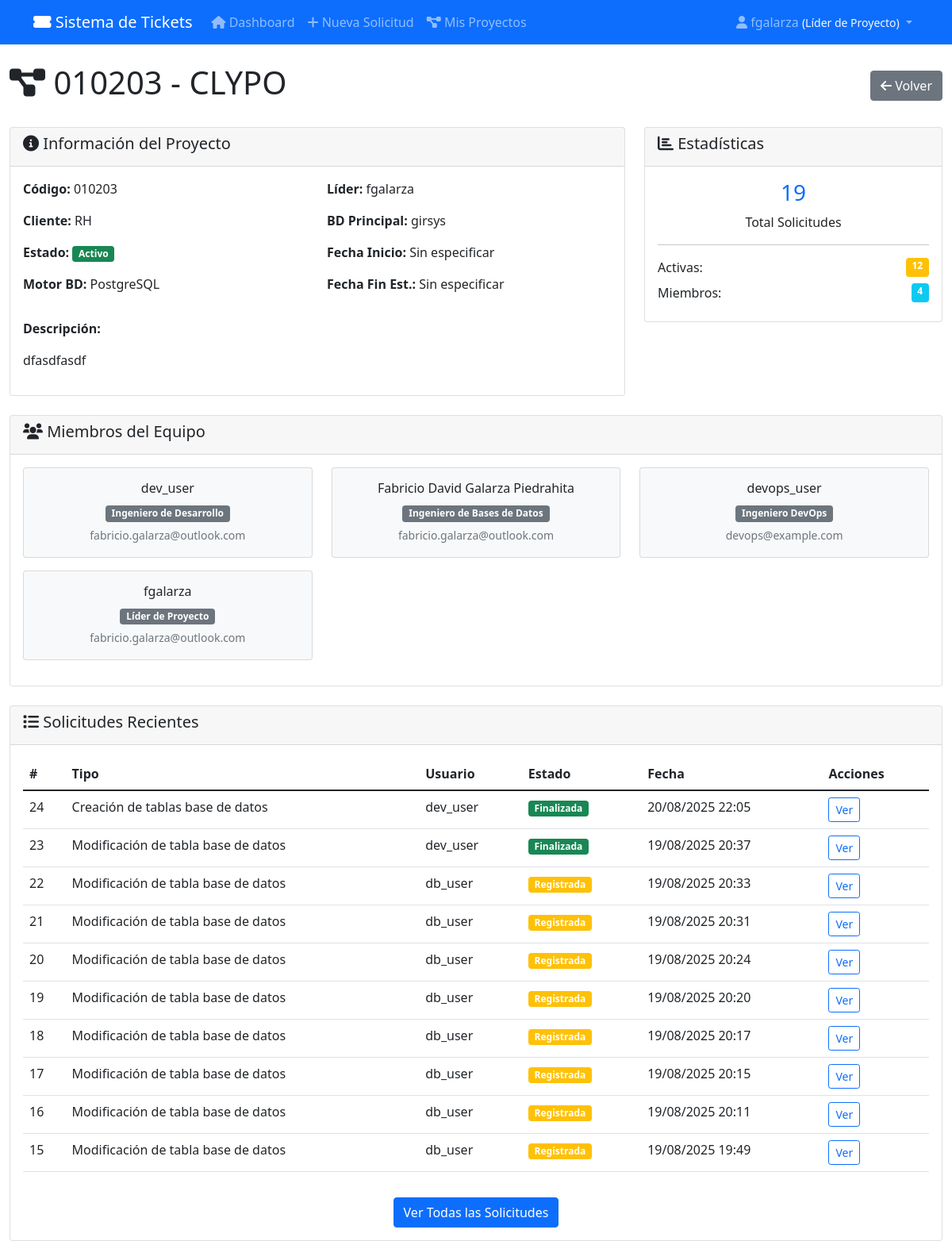
/proyectos/2/ (signed in), run on an earlier commit of the app's database.
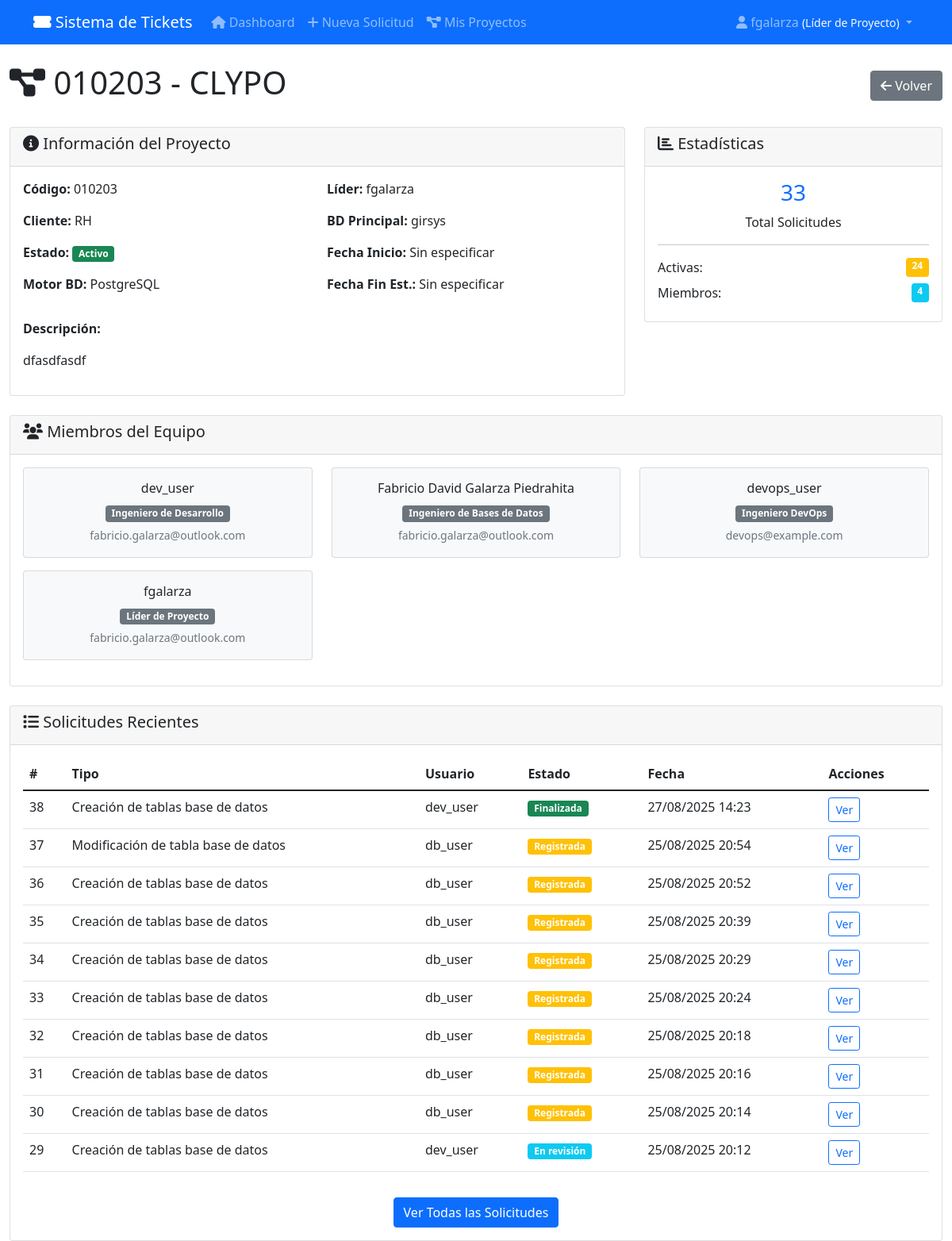
And on a later commit of the database.
### tickets/models.py (models this page shows, shortened)
class UserProfile(models.Model):
    ROLES = [
        ('dev', 'Ingeniero de Desarrollo'),
        ('db', 'Ingeniero de Bases de Datos'),
        ('devops', 'Ingeniero DevOps'),
        ('admin', 'Administrador'),
        ('lider', 'Líder de Proyecto'),
    ]
    user = models.OneToOneField(User, on_delete=models.CASCADE, related_name='profile')
    role = models.CharField(max_length=10, choices=ROLES, default='dev')
    proyectos_asignados = models.ManyToManyField(Proyecto, blank=True,
                                               related_name='miembros_equipo',
                                               verbose_name="Proyectos Asignados")
    departamento = models.CharField(max_length=100, blank=True, verbose_name="Departamento")
    telefono = models.CharField(max_length=20, blank=True, verbose_name="Teléfono")
    activo = models.BooleanField(default=True, verbose_name="Activo")
    fecha_creacion = models.DateTimeField(auto_now_add=True)
    def puede_gestionar_proyecto(self, proyecto):
        if self.role == 'admin':
            return True
        if self.role == 'lider' and proyecto.lider_proyecto == self.user:
            return True
        return proyecto in self.proyectos_asignados.all()

class Solicitud(models.Model):
    TIPOS_SOLICITUD = [
        ('crear_tabla', 'Creación de tablas base de datos'),
        ('modificar_tabla', 'Modificación de tabla base de datos'),
        ('compilar_objetos', 'Compilación de objetos'),
        ('asignar_permisos', 'Asignación de permisos'),
        ('crear_usuarios', 'Creación de usuarios y roles'),
        ('pull_request', 'Solicitud pull request'),
        ('despliegue', 'Solicitud de despliegue'),
        ('crear_bd', 'Creación de bases de datos'),
        ('crear_esquemas', 'Creación de esquemas'),
        ('compilar_scripts_qa', 'Compilación de scripts de tickets en QA'),
        ('compilar_scripts_pu', 'Compilación de scripts de tickets en PU'),
    ]
    TIPOS_ARCHIVO = [
        ('excel', 'Excel'),
        ('zip', 'ZIP'),
        ('sql', 'SQL'),
    ]
    ESTADOS = [
        ('registrada', 'Registrada'),
        ('revision', 'En revisión'),
        ('aprobada', 'Aprobada'),
        ('rechazada', 'Rechazada'),
        ('finalizada', 'Finalizada'),
        ('cancelada', 'Cancelada'),
        ('pendiente_aprobacion_lider', 'Pendiente aprobación líder'),
    ]
    AMBIENTES = [
        ('desarrollo', 'Desarrollo'),
        ('qa', 'QA'),
        ('pu', 'Producción'),
        ('todos', 'Todos los ambientes'),
    ]
    TIPOS_BD = ['crear_tabla', 'modificar_tabla', 'asignar_permisos', 'crear_usuarios', 'crear_bd', 'crear_esquemas']
    TIPOS_DEVOPS = ['pull_request', 'despliegue']
    TIPOS_COMPILACION = ['compilar_objetos', 'compilar_scripts_qa', 'compilar_scripts_pu']
    proyecto = models.ForeignKey(Proyecto, on_delete=models.CASCADE,
                                related_name='solicitudes', verbose_name="Proyecto",  null=True, blank=True)
    tipo_solicitud = models.CharField(max_length=30, choices=TIPOS_SOLICITUD)
    tipo_archivo = models.CharField(max_length=10, choices=TIPOS_ARCHIVO, blank=True, null=True)
    archivo_adjunto = models.FileField(upload_to='solicitudes/', blank=True, null=True)
    estado = models.CharField(max_length=30, choices=ESTADOS, default='registrada')
    descripcion = models.TextField(blank=True, null=True)
    fecha_creacion = models.DateTimeField(auto_now_add=True)
    fecha_modificacion = models.DateTimeField(auto_now=True)
    usuario = models.ForeignKey(User, on_delete=models.CASCADE)
    base_datos_aplicacion = models.CharField(max_length=100, help_text="Base de datos o aplicación donde se aplicará")
    correo_notificacion = models.EmailField(help_text="Correo para notificaciones")
    ambientes_ejecucion = models.JSONField(default=list, blank=True, help_text="Ambientes donde ejecutar (para scripts)")
    lider_proyecto = models.ForeignKey(User, on_delete=models.SET_NULL, null=True, blank=True,
                                     related_name='solicitudes_lideradas',
                                     help_text="Líder que debe aprobar (para creación de usuarios)")
    url_commit = models.URLField(blank=True, null=True)
    nombre_branch = models.CharField(max_length=100, blank=True, null=True)
    entorno = models.CharField(max_length=50, blank=True, null=True)
    script_sql_generado = models.TextField(blank=True, null=True)
    estructura_validada = models.BooleanField(default=False, help_text="Si la estructura del archivo fue validada")
    usuario_creado = models.CharField(max_length=100, blank=True, null=True)
    password_generado = models.CharField(max_length=100, blank=True, null=True)
    class Meta:
        ordering = ['-fecha_creacion']

### tickets/views.py (the view)
# urls.py: path('proyectos/<int:pk>/', views.detalle_proyecto, name='detalle_proyecto'),
@login_required
def detalle_proyecto(request, pk):
    proyecto = get_object_or_404(Proyecto, pk=pk)
    user_profile = UserProfile.objects.get_or_create(user=request.user)[0]
    if not (user_profile.role == 'admin' or user_profile.puede_gestionar_proyecto(proyecto)):
        messages.error(request, 'No tienes permisos para ver este proyecto.')
        return redirect('dashboard')
    solicitudes = proyecto.solicitudes.all()
    stats = {
        'total_solicitudes': solicitudes.count(),
        'solicitudes_activas': proyecto.get_solicitudes_activas(),
        'solicitudes_por_estado': dict(solicitudes.values('estado').annotate(count=Count('estado')).values_list('estado', 'count')),
        'solicitudes_por_tipo': dict(solicitudes.values('tipo_solicitud').annotate(count=Count('tipo_solicitud')).values_list('tipo_solicitud', 'count')),
    }
    solicitudes_recientes = solicitudes.order_by('-fecha_creacion')[:10]
    miembros = User.objects.filter(profile__proyectos_asignados=proyecto)
    context = {
        'proyecto': proyecto,
        'stats': stats,
        'solicitudes_recientes': solicitudes_recientes,
        'miembros': miembros,
        'puede_editar': user_profile.role == 'admin',
        'user_profile': user_profile,
    }
    return render(request, 'tickets/detalle_proyecto.html', context)

### tickets/models.py (called while the page is built)
    def get_solicitudes_activas(self):
        return self.solicitudes.exclude(estado__in=['finalizada', 'cancelada']).count()

### templates/tickets/detalle_proyecto.html (shortened to what the changed rows need)
{% extends 'base.html' %}
{% block content %}
<div class="row">
    <div class="col-12">
        <div class="d-flex justify-content-between align-items-center mb-4">
            <h1><i class="fas fa-project-diagram"></i> {{ proyecto.codigo }} - {{ proyecto.nombre }}</h1>
        </div>
    </div>
</div>
<div class="row mb-4">
    <div class="col-md-4">
        <div class="card">
            <div class="card-body">
                <div class="text-center mb-3">
                    <h3 class="text-primary">{{ stats.total_solicitudes }}</h3>
                    <p class="mb-0">Total Solicitudes</p>
                </div>
                <div class="d-flex justify-content-between mb-2">
                    <span>Activas:</span>
                    <span class="badge bg-warning">{{ stats.solicitudes_activas }}</span>
                </div>
            </div>
        </div>
    </div>
</div>
<div class="row mb-4">
    <div class="col-12">
        <div class="card">
            <div class="card-body">
                {% if miembros %}
                    <div class="row">
                        {% for miembro in miembros %}
                        <div class="col-md-4 mb-3">
                            <div class="card bg-light">
                                <div class="card-body text-center">
                                    <h6>{{ miembro.get_full_name|default:miembro.username }}</h6>
                                    <p class="mb-1">
                                        <span class="badge bg-secondary">{{ miembro.profile.get_role_display }}</span>
                                    </p>
                                    <small class="text-muted">{{ miembro.email|default:"Sin email" }}</small>
                                </div>
                            </div>
                        </div>
                        {% endfor %}
                    </div>
                {% else %}
                    <p class="text-muted">No hay miembros asignados a este proyecto.</p>
                {% endif %}
            </div>
        </div>
    </div>
</div>
<div class="row">
    <div class="col-12">
        <div class="card">
            <div class="card-body">
                {% if solicitudes_recientes %}
                    <div class="table-responsive">
                        <table class="table table-hover">
                            <thead>
                                <tr>
                                    <th>#</th>
                                    <th>Tipo</th>
                                    <th>Usuario</th>
                                    <th>Estado</th>
                                    <th>Fecha</th>
                                    <th>Acciones</th>
                                </tr>
                            </thead>
                            <tbody>
                                {% for solicitud in solicitudes_recientes %}
                                <tr>
                                    <td>{{ solicitud.id }}</td>
                                    <td>{{ solicitud.get_tipo_solicitud_display }}</td>
                                    <td>{{ solicitud.usuario.username }}</td>
                                    <td>
                                        <span class="badge bg-{% if solicitud.estado == 'finalizada' %}success{% elif solicitud.estado == 'registrada' %}warning{% else %}info{% endif %}">
                                            {{ solicitud.get_estado_display }}
                                        </span>
                                    </td>
                                    <td>{{ solicitud.fecha_creacion|date:"d/m/Y H:i" }}</td>
                                    <td>
                                        <a href="{% url 'detalle_solicitud' solicitud.pk %}" class="btn btn-sm btn-outline-primary">
                                            Ver
                                        </a>
                                    </td>
                                </tr>
                                {% endfor %}
                            </tbody>
                        </table>
                    </div>
                {% else %}
                    <p class="text-muted">No hay solicitudes en este proyecto.</p>
                {% endif %}
            </div>
        </div>
    </div>
</div>
{% endblock %}

### templates/base.html (shortened to what this page needs)
<!DOCTYPE html>
<html lang="es">
<head>
    <link href="https://cdn.jsdelivr.net/npm/bootstrap@5.1.3/dist/css/bootstrap.min.css" rel="stylesheet">
    <link href="https://cdnjs.cloudflare.com/ajax/libs/font-awesome/6.0.0/css/all.min.css" rel="stylesheet">
</head>
<body>
    <nav class="navbar navbar-expand-lg navbar-dark bg-primary">
        <div class="container">
            <a class="navbar-brand" href="{% url 'dashboard' %}">
                <i class="fas fa-ticket-alt"></i> Sistema de Tickets
            </a>
            {% if user.is_authenticated %}
            <div class="collapse navbar-collapse" id="navbarNav">
                <ul class="navbar-nav me-auto">
                    <li class="nav-item">
                        <a class="nav-link" href="{% url 'dashboard' %}">
                            <i class="fas fa-home"></i> Dashboard
                        </a>
                    </li>
                    <li class="nav-item">
                        <a class="nav-link" href="{% url 'crear_solicitud' %}">
                            <i class="fas fa-plus"></i> Nueva Solicitud
                        </a>
                    </li>
                    {% if user.profile.role == 'admin' %}
                    <li class="nav-item dropdown">
                        <a class="nav-link dropdown-toggle" href="#" id="adminDropdown" role="button" data-bs-toggle="dropdown">
                            <i class="fas fa-cogs"></i> Administración
                        </a>
                        <ul class="dropdown-menu">
                            <li><a class="dropdown-item" href="{% url 'panel_administracion' %}">
                                <i class="fas fa-tachometer-alt"></i> Panel Principal
                            </a></li>
                            <li><a class="dropdown-item" href="{% url 'lista_proyectos' %}">
                                <i class="fas fa-project-diagram"></i> Gestionar Proyectos
                            </a></li>
                            <li><a class="dropdown-item" href="{% url 'gestionar_usuarios' %}">
                                <i class="fas fa-users"></i> Gestionar Usuarios
                            </a></li>
                            <li><a class="dropdown-item" href="{% url 'estadisticas_avanzadas' %}">
                                <i class="fas fa-chart-bar"></i> Estadísticas
                            </a></li>
                        </ul>
                    </li>
                    {% else %}
                    <li class="nav-item">
                        <a class="nav-link" href="{% url 'lista_proyectos' %}">
                            <i class="fas fa-project-diagram"></i> Mis Proyectos
                        </a>
                    </li>
                    {% endif %}
                </ul>
                <ul class="navbar-nav">
                    <li class="nav-item dropdown">
                        <a class="nav-link dropdown-toggle" href="#" id="navbarDropdown" role="button" data-bs-toggle="dropdown">
                            <i class="fas fa-user"></i> {{ user.username }}
                            {% if user.profile %}
                                <small class="text-light">({{ user.profile.get_role_display }})</small>
                            {% endif %}
                        </a>
                    </li>
                </ul>
            </div>
            {% endif %}
        </div>
    </nav>
    <main class="container-fluid mt-4">
        {% block content %}{% endblock %}
    </main>
</body>
</html>

What changed in the data, as far as the page shows it:
no longer on this page (row unchanged): Solicitud: id "24", tipo_solicitud "Creación de tablas base de datos", usuario.username "dev_user", estado "Finalizada", fecha_creacion "20/08/2025 22:05"
no longer on this page (row unchanged): Solicitud: id "23", tipo_solicitud "Modificación de tabla base de datos", usuario.username "dev_user", estado "Finalizada", fecha_creacion "19/08/2025 20:37"
no longer on this page (row unchanged): Solicitud: id "22", tipo_solicitud "Modificación de tabla base de datos", usuario.username "db_user", estado "Registrada", fecha_creacion "19/08/2025 20:33"
no longer on this page (row unchanged): Solicitud: id "21", tipo_solicitud "Modificación de tabla base de datos", usuario.username "db_user", estado "Registrada", fecha_creacion "19/08/2025 20:31"
no longer on this page (row unchanged): Solicitud: id "20", tipo_solicitud "Modificación de tabla base de datos", usuario.username "db_user", estado "Registrada", fecha_creacion "19/08/2025 20:24"
no longer on this page (row unchanged): Solicitud: id "19", tipo_solicitud "Modificación de tabla base de datos", usuario.username "db_user", estado "Registrada", fecha_creacion "19/08/2025 20:20"
no longer on this page (row unchanged): Solicitud: id "18", tipo_solicitud "Modificación de tabla base de datos", usuario.username "db_user", estado "Registrada", fecha_creacion "19/08/2025 20:17"
no longer on this page (row unchanged): Solicitud: id "17", tipo_solicitud "Modificación de tabla base de datos", usuario.username "db_user", estado "Registrada", fecha_creacion "19/08/2025 20:15"
no longer on this page (row unchanged): Solicitud: id "16", tipo_solicitud "Modificación de tabla base de datos", usuario.username "db_user", estado "Registrada", fecha_creacion "19/08/2025 20:11"
no longer on this page (row unchanged): Solicitud: id "15", tipo_solicitud "Modificación de tabla base de datos", usuario.username "db_user", estado "Registrada", fecha_creacion "19/08/2025 19:49"
added Solicitud: id "38", tipo_solicitud "Creación de tablas base de datos", usuario.username "dev_user", estado "Finalizada", fecha_creacion "27/08/2025 14:23"
added Solicitud: id "37", tipo_solicitud "Modificación de tabla base de datos", usuario.username "db_user", estado "Registrada", fecha_creacion "25/08/2025 20:54"
added Solicitud: id "36", tipo_solicitud "Creación de tablas base de datos", usuario.username "db_user", estado "Registrada", fecha_creacion "25/08/2025 20:52"
added Solicitud: id "35", tipo_solicitud "Creación de tablas base de datos", usuario.username "db_user", estado "Registrada", fecha_creacion "25/08/2025 20:39"
added Solicitud: id "34", tipo_solicitud "Creación de tablas base de datos", usuario.username "db_user", estado "Registrada", fecha_creacion "25/08/2025 20:29"
added Solicitud: id "33", tipo_solicitud "Creación de tablas base de datos", usuario.username "db_user", estado "Registrada", fecha_creacion "25/08/2025 20:24"
added Solicitud: id "32", tipo_solicitud "Creación de tablas base de datos", usuario.username "db_user", estado "Registrada", fecha_creacion "25/08/2025 20:18"
added Solicitud: id "31", tipo_solicitud "Creación de tablas base de datos", usuario.username "db_user", estado "Registrada", fecha_creacion "25/08/2025 20:16"
added Solicitud: id "30", tipo_solicitud "Creación de tablas base de datos", usuario.username "db_user", estado "Registrada", fecha_creacion "25/08/2025 20:14"
added Solicitud: id "29", tipo_solicitud "Creación de tablas base de datos", usuario.username "dev_user", estado "En revisión", fecha_creacion "25/08/2025 20:12"
Also different on the page:
{{ stats.total_solicitudes }}: "19" → "33"
{{ stats.solicitudes_activas }}: "12" → "24"
